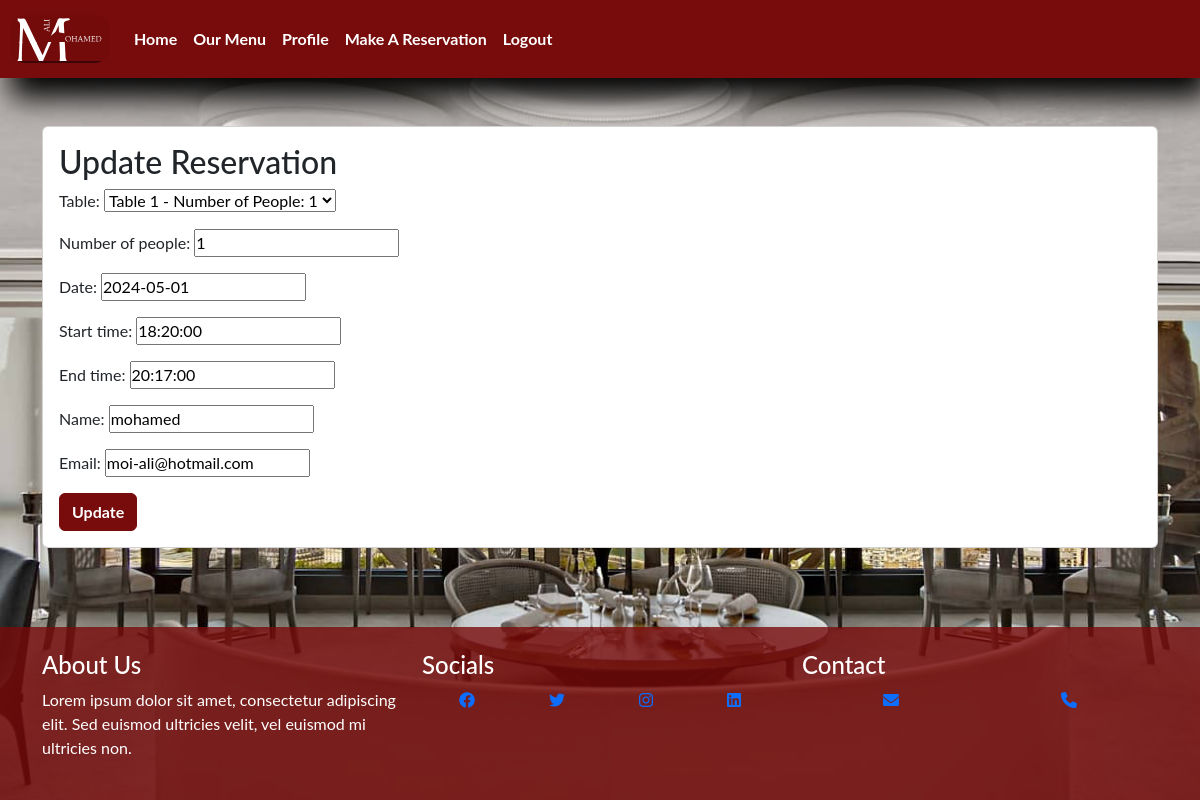
The app's page /reservation/1/update/ (signed in) with its own data.
### booking/models.py (models this page shows, shortened)
class Reservation(models.Model):
    user = models.ForeignKey(User, on_delete=models.CASCADE, default=1)
    table = models.ForeignKey(Table, on_delete=models.CASCADE)
    number_of_people = models.IntegerField(validators=[MinValueValidator(0)])
    date = models.DateField()
    start_time = models.TimeField(default=timezone.now)
    end_time = models.TimeField(default=timezone.now)
    name = models.CharField(max_length=100)
    email = models.EmailField()

class Table(models.Model):
    table_number = models.IntegerField(unique=True)
    number_of_people = models.IntegerField(validators=[MinValueValidator(0)])
    is_available = models.BooleanField(default=True)
    def __str__(self):
        return f"Table {self.table_number} - Number of People: {self.number_of_people}"

### booking/views.py (the view)
# urls.py: path('reservation/<int:reservation_id>/update/', views.update_reservation, name='update_reservation'),
@login_required
def update_reservation(request, reservation_id):
    try:
        reservation = Reservation.objects.get(id=reservation_id, user=request.user)
        if request.method == 'POST':
            form = ReservationForm(request.POST, instance=reservation)
            if form.is_valid():
                form.save()
                reservation.table.is_available = True  # Assuming you want to mark the table as available after updating the reservation
                reservation.table.save()
                messages.success(request, 'Reservation updated successfully.')
                return redirect('user_reservations')
        else:
            form = ReservationForm(instance=reservation)
    except Reservation.DoesNotExist:
        messages.error(request, 'Reservation does not exist or you are not authorized to update it.')
        return redirect('home')
    return render(request, 'update_reservation.html', {'form': form})

### booking/forms.py
class ReservationForm(forms.ModelForm):
    class Meta:
        model = Reservation
        fields = ['table', 'number_of_people', 'date', 'start_time', 'end_time', 'name', 'email']

### booking/templates/update_reservation.html (shortened to what this page needs)
{% extends 'base.html' %}
{% block content %}
<div class="container mt-5">
    <div class="card card-1">
        <div class="card-body ">
            <h2 class="card-title title-card">Update Reservation</h2>
            <form method="post">
                {{ form.as_p }}
                <button type="submit" class="btn btn-primary">Update</button>
            </form>
        </div>
    </div>
</div>
{% endblock %}

### restaurant/static/css/style.css (style rules this page uses)
* { margin: 0; padding: 0; box-sizing: border-box; }
body { min-height: 100vh; display: flex; flex-direction: column; background-image: url("../image/restaurant-boutique-header-bg.jpg"); background-position: center; background-size:cover; background-repeat: no-repeat; font-family: 'Lato', sans-serif; }
.btn { background-color: rgb(120, 12, 12); border-color: rgb(120, 12, 12); font-weight: bold; }

### records on screen
Reservation: table "Table 1 - Number of People: 1", date "2024-05-01", start_time "18:20:00", end_time "20:17:00", name "mohamed", email "moi-ali@hotmail.com"
Table: number_of_people "1"
